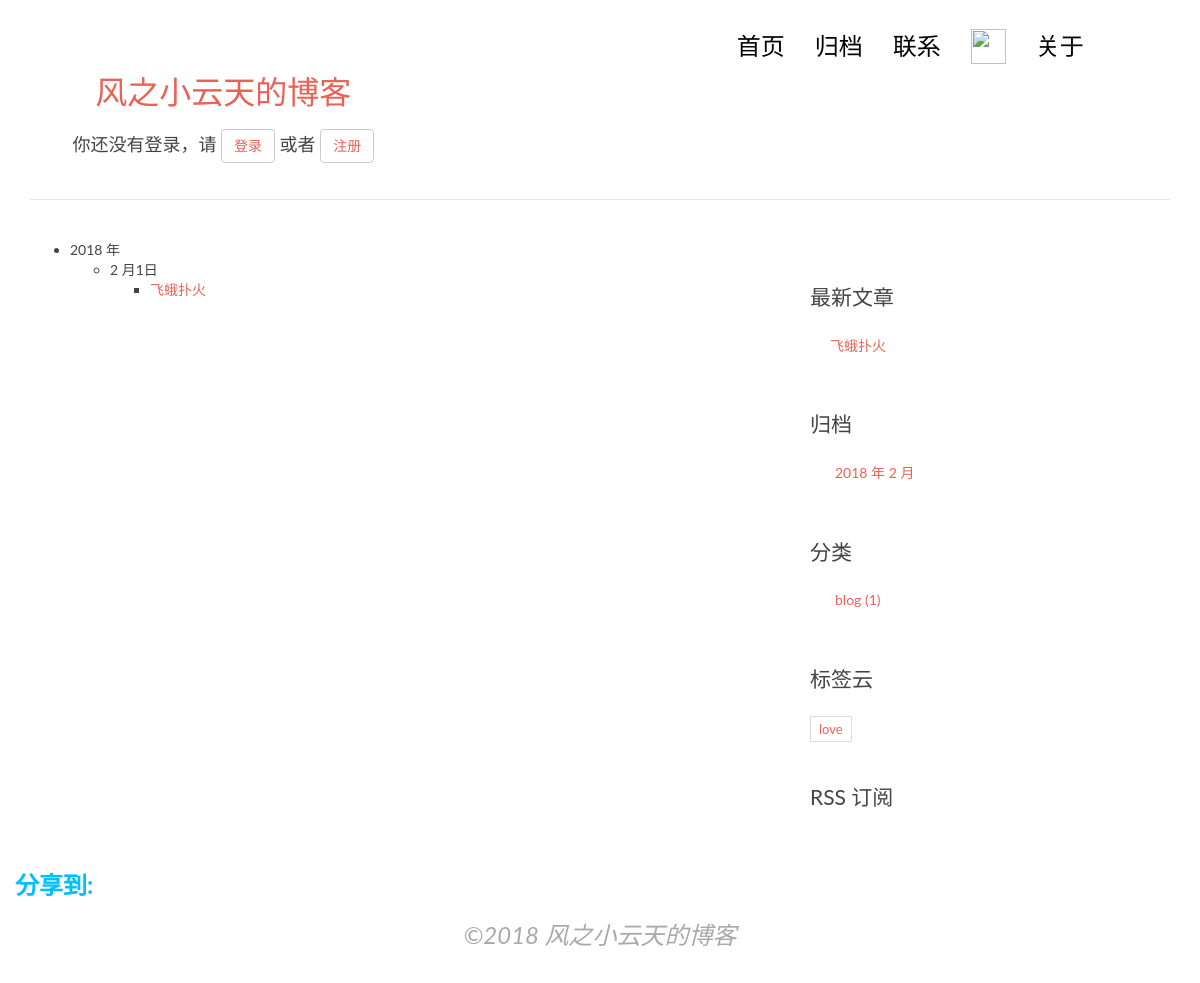
/all/, run on an earlier commit of the app's database.
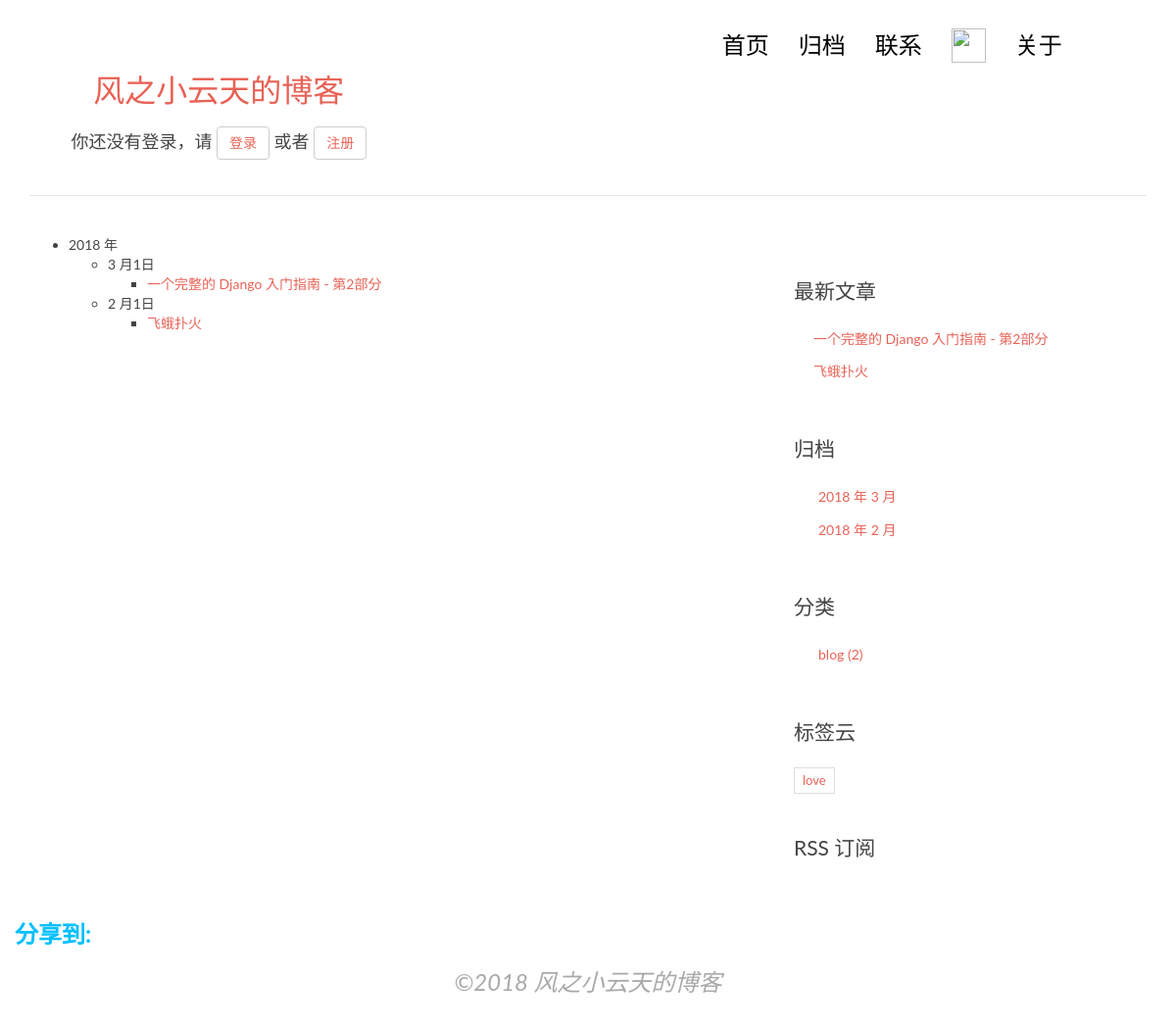
And on a later commit of the database.
### blog/models.py (models this page shows, shortened)
class Post(models.Model):
    title = models.CharField(max_length=70)
    body = models.TextField()
    created_time = models.DateTimeField()
    modified_time = models.DateTimeField()
    excerpt = models.CharField(max_length=200, blank=True)
    category = models.ForeignKey(Category)
    tags = models.ManyToManyField(Tag, blank=True)
    author = models.ForeignKey(settings.AUTH_USER_MODEL)
    views = models.PositiveIntegerField(default=0)
    def get_absolute_url(self):
        return reverse('blog:detail',kwargs={'pk' : self.pk})
    class Meta:
        ordering = ['-created_time']

class Category(models.Model):
    name = models.CharField(max_length=100)

class Tag(models.Model):
    name = models.CharField(max_length=100)

### blog/views.py (the view)
# urls.py: url(r'^all/$', views.PostAllView.as_view(), name='allpassage'),
class PostAllView(SetHeadlineMixin,ListView):
    headline = '归档'
    model = Post
    template_name = 'blog/all.html'

### blog/templatetags/blog_tags.py (called while the page is built)
@register.simple_tag
def get_recent_posts(num=5):
    return Post.objects.all().order_by('-created_time')[:num]

@register.simple_tag
def archives():
    return Post.objects.dates('created_time','month','DESC')

@register.simple_tag
def get_categories():
    return Category.objects.annotate(num_posts = Count('post')).filter(num_posts__gt = 0)

@register.simple_tag
def get_tags():
    return Tag.objects.annotate(num_posts = Count('post')).filter(num_posts__gt = 0)

### templates/blog/all.html (shortened to what this page needs)
{% extends 'base.html' %}
{% block main %}
  <div class="unit-3-4 unit-1-on-mobile top-gap">
    <div class="bg-white card px-7 py-5">
      {% regroup post_list by created_time.year as year_post_group %}
      <ul class="top-gap-0">
        {% for year in year_post_group %}
          <li>{{ year.grouper }} 年
            {% regroup year.list by created_time.month as month_post_group %}
            <ul class="mt-3">
              {% for month in month_post_group %}
                <li class="mt-3">{{ month.grouper }} 月{{ month.list|length }}日
                  <ul>
                    {% for post in month.list %}
                      <li class="mt-3"><a href="{{ post.get_absolute_url }}">{{ post.title }}</a>
                      </li>
                    {% endfor %}
                  </ul>
                </li>
              {% endfor %}
            </ul>
          </li>
        {% endfor %}
      </ul>
    </div>
  </div>
{% endblock main %}

### templates/base.html (shortened to what the changed rows need)
{% load staticfiles %}
{% load blog_tags %}
<!DOCTYPE html>
<html>
<head>
    <link rel="stylesheet" href="http://code.ionicframework.com/ionicons/2.0.1/css/ionicons.min.css">
    <link rel="stylesheet" href="{% static 'blog/css/bootstrap.min.css' %}">
    <link rel="stylesheet" href="{% static 'blog/css/pace.css' %}">
    <link rel="stylesheet" href="{% static 'blog/css/custom.css' %}">
    <link rel="stylesheet" href="{% static 'blog/css/highlights/zenburn.css' %}">
    <link rel="stylesheet" href="{% static 'blog/css/zzsc.css' %}"  type="text/css" />
</head>
<body>
<div class="container">
    <header id="site-header">
        <div class="row">
            <div class="col-md-4 col-sm-5 col-xs-8">
                <div class="logo">
                    <h1 ><a style="font-size: xx-large;color: #e86256;" href="{% url 'blog:index' %}">风之小云天的博客</a></h1>
                    <br>
                </div>
            </div>
        </div>
    </header>
</div>
<div class="content-body">
    <div class="container">
        <div class="row">
            <main class="col-md-8">
                {% block main %}
                {% endblock main %}
            </main>
            <aside class="col-md-4">
                <div class="widget widget-recent-posts">
                    {% get_recent_posts as recent_post_list %}
                    <ul>
                        {% for post in recent_post_list %}
                            <li>
                                <a href="{{ post.get_absolute_url }}">{{ post.title }}</a>
                            </li>
                        {% empty %}
                            暂无文章
                        {% endfor %}
                    </ul>
                </div>
                <div class="widget widget-archives">
                    {% archives as date_list %}
                    <ul>
                        {% for date in date_list %}
                            <li>
                                <a href="{% url 'blog:archives' date.year date.month %}">{{ date.year }} 年 {{ date.month }} 月</a>
                            </li>
                        {% empty %}
                            暂无归档!
                        {% endfor %}
                    </ul>
                </div>
                <div class="widget widget-category">
                    {% get_categories as category_list %}
                    <ul>
                        {% for category in category_list %}
                            <li>
                                <a href="{% url 'blog:category' category.pk %}">{{ category.name }} <span class="post-count">({{ category.num_posts }})</span></a>
                            </li>
                        {% empty %}
                            暂无分类
                        {% endfor %}
                    </ul>
                </div>
                <div class="widget widget-tag-cloud">
                    {% get_tags as tag_list %}
                    <ul>
                        {% for tag in tag_list %}
                            <li>
                                <a href="{% url 'blog:tag' tag.pk %}">{{ tag.name }}</a>
                            </li>
                        {% empty %}
                            暂无标签
                        {% endfor %}
                    </ul>
                </div>
            </aside>
        </div>
    </div>
</div>
</body>
</html>

What changed in the data, as far as the page shows it:
added Post: title "一个完整的 Django 入门指南 - 第2部分"
computed for Category "blog": num_posts "1" → "2"
Also different on the page:
new list line: "3 月 1 日"
new list line: "2018 年 3 月"
